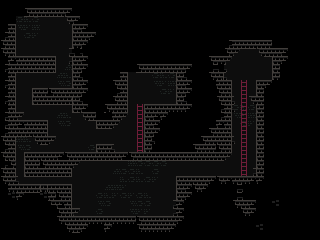

Rendered tile map (Tiled .tmx) drawn with the repository's tilesets; below, a short description and the map source with its tile grids summarised:
An orthogonal 40x30 tile map with 8x8 px tiles, 3 tile layers (BACKGROUND, FOREGROUND0, FOREGROUND1) and 38 objects (3x DOOR, 2x LADDER, 2x LOCKED_DOOR, KEY, PUSH_BLOCK).

<map version="1.0" orientation="orthogonal" renderorder="right-down" width="40" height="30" tilewidth="8" tileheight="8" nextobjectid="56">
 <tileset firstgid="1" source="SEWER.tsx" />
 <layer name="BACKGROUND" width="40" height="30">
  <data>[1200 cells, 1200 non-empty, 8 distinct tile ids]</data>
 </layer>
 <objectgroup name="SOLID">
  <object id="1" x="144" y="104" width="32" height="48" />
  <object id="3" x="26" y="152" width="206" height="8" />
  <object id="4" x="176" y="176" width="88" height="40" />
  <object id="6" x="256" y="80" width="16" height="96" />
  <object id="7" x="224" y="80" width="8" height="72" />
  <object id="8" x="216" y="56" width="8" height="24" />
  <object id="9" x="224" y="48" width="8" height="8" />
  <object id="10" x="232" y="40" width="32" height="8" />
  <object id="11" x="264" y="48" width="8" height="8" />
  <object id="12" x="272" y="56" width="8" height="24" />
  <object id="13" x="176" y="72" width="8" height="32" />
  <object id="14" x="128" y="64" width="48" height="8" />
  <object id="15" x="120" y="72" width="8" height="40" />
  <object id="16" x="88" y="112" width="32" height="8" />
  <object id="17" x="32" y="88" width="40" height="16" />
  <object id="19" x="72" y="16" width="16" height="96" />
  <object id="20" x="16" y="8" width="56" height="8" />
  <object id="21" x="8" y="16" width="8" height="40" />
  <object id="22" x="16" y="56" width="40" height="16" />
  <object id="23" x="8" y="72" width="8" height="48" />
  <object id="24" x="16" y="120" width="32" height="16" />
  <object id="25" x="8" y="136" width="8" height="48" />
  <object id="26" x="16" y="184" width="56" height="32" />
  <object id="29" x="72" y="216" width="104" height="8" />
  <object id="30" x="24" y="152" width="48" height="24" />
  <object id="31" x="96" y="144" width="16" height="8" />
  <object id="32" x="36" y="136" width="20" height="8" />
  <object id="43" x="96" y="120" width="24" height="8" />
  <object id="51" x="250" y="96" width="6" height="6" />
 </objectgroup>
 <layer name="FOREGROUND0" width="40" height="30">
  <data>[1200 cells, 393 non-empty, 12 distinct tile ids]</data>
 </layer>
 <layer name="FOREGROUND1" width="40" height="30">
  <data>[1200 cells, 18 non-empty, 1 distinct tile ids]</data>
 </layer>
 <objectgroup name="OBJECTS">
  <object id="34" name="LADDER" x="139" y="104" height="48" />
  <object id="35" name="LADDER" x="243" y="80" height="96" />
  <object id="36" name="LOCKED_DOOR" x="96" y="128" width="16" height="16">
   <properties>
    <property name="TAG" value="1" />
   </properties>
  </object>
  <object id="40" name="LOCKED_DOOR" x="200" y="160" width="16" height="16">
   <properties>
    <property name="TAG" value="2" />
   </properties>
  </object>
  <object id="42" name="KEY" x="160" y="96" width="8" height="8">
   <properties>
    <property name="TAG" value="2" />
   </properties>
  </object>
  <object id="45" name="PUSH_BLOCK" x="130" y="204" width="8" height="8" />
  <object id="47" name="DOOR" x="112" y="204" width="16" height="12">
   <properties>
    <property name="LINK" value="stage/sewer_01.tmx" />
   </properties>
  </object>
  <object id="54" name="DOOR" x="26" y="44" width="16" height="12">
   <properties>
    <property name="LINK" value="stage/sewer_03.tmx" />
   </properties>
  </object>
  <object id="55" name="DOOR" x="256" y="68" width="16" height="12">
   <properties>
    <property name="LINK" value="stage/sewer_04.tmx" />
   </properties>
  </object>
 </objectgroup>
</map>
